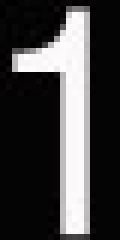
%> input picture 字符模板/1.jpg, 20 x 40 px (shown 6 times larger)
$ octave cutting.m   (GNU Octave 9; MATLAB toolbox functions it lacks are replaced by stand-ins)
%> lines starting %> are read from the running program, lines starting %| are printed output that depends on the picture; in (x1, y1, x2, y2) boxes, pixels count from 0 and x2, y2 are one past the last pixel; in counts of white or black regions, pixels touching at a corner belong together; the program's own positions count from 1
### qiege.m
function e=qiege(d)
[m,n]=size(d);
top=1;bottom=m;left=1;right=n;   % init
while sum(d(top,:))==0 && top<=m
    top=top+1;
end
while sum(d(bottom,:))==0 && bottom>=1
    bottom=bottom-1;
end
while sum(d(:,left))==0 && left<=n
    left=left+1;
end
while sum(d(:,right))==0 && right>=1
    right=right-1;
end
dd=right-left;
hh=bottom-top;
e=imcrop(d,[left top dd hh]);

### cutting.m
%清空命令窗口的所有输入和输出
close all
clc

%读取一个定位后的车牌图像
[filename,filepath]=uigetfile('.jpg','请输入一个定位后的车牌图像');
%> the answer given: 字符模板/1.jpg
%拼接filepath和filename得到完整的文件名
file=strcat(filepath,filename);


%读取车牌图像
a=imread(file);
%> a is the input picture: size 40x20x3 uint8; mean R, G, B 66.1, 65.2, 65.7
%显示原始的车牌图像
%figure(1),subplot(3,2,1),imshow(a);title('原始定位后的车牌图像');


%将彩色图像转换为灰度图像
b=rgb2gray(a);
%展示车牌灰度图像
%figure(1),imshow(b);title('车牌灰度图像');


%将灰度图像转换为二值图像
g_max=double(max(max(b)));
%> g_max = 254
g_min=double(min(min(b)));
%> g_min = 0
%T表示二值化的阈值
T=round(g_max-(g_max-g_min)/3);
%> T = 169
%将I1的尺寸信息存储到m和n中，m表示行数，n表示列数
[m,n]=size(b);
%> m = 40; n = 20
%灰度图像的二值化
c=(double(b)>=T);
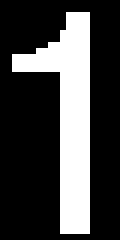
%> c: size 40x20 logical (shown 6 times larger); 26.5% white; 1 white region, box (x1, y1, x2, y2) and area: (2, 2, 15, 39) 212
%显示车牌图像的均值滤波前的二值图像
%figure(1),imshow(c);title('均值滤波前的二值图像');

%对二值图像进行均值滤波
%滤波算子，average为算子的类型，3为对应的参数
h=fspecial('average',3);
%进行均值滤波
d=im2bw(round(filter2(h,c)));
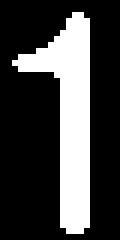
%> d: size 40x20 logical (shown 6 times larger); 26% white; 1 white region, box (x1, y1, x2, y2) and area: (2, 2, 15, 39) 208
%显示车牌图像的均值滤波后的二值图像
%figure(1),imshow(d);title('均值滤波后的二值图像');


% 对图像进行膨胀或腐蚀操作单位矩阵
se=eye(2);
%将I3的尺寸信息存储到m和n中，m表示行数，n表示列数
[m,n]=size(d);
%计算二值图像的总面积
if bwarea(d)/m/n>=0.365
    %腐蚀图像
    I3=imerode(d,se);
elseif bwarea(d)/m/n<=0.235
    %膨胀图像
    I3=imdilate(d,se);
end
%展示膨胀或腐蚀后的图像
%figure(1),imshow(d);title('膨胀或腐蚀处理后的图像');

%字符切割
% 寻找连续有文字的块，若长度大于某阈值，则认为该块有两个字符组成，需要分割
d=qiege(d);
%> the loop in qiege, `while sum(d(top,:))==0 && top<=m` made 2 passes
%> top on passes 1 to 2: 2, 3
%> the loop in qiege, `while sum(d(bottom,:))==0 && bottom>=1` made 1 pass
%> bottom on pass 1: 39
%> the loop in qiege, `while sum(d(:,left))==0 && left<=n` made 2 passes
%> the loop in qiege, `while sum(d(:,right))==0 && right>=1` made 5 passes
%> right on passes 1 to 5: 19, 18, 17, 16, 15
%> in qiege, `dd=right-left;`: dd = 12
%> in qiege, `hh=bottom-top;`: hh = 36
%将I1的尺寸信息存储到m和n中，m表示行数，n表示列数
[m,n]=size(d);
%> m = 37; n = 13
%figure(2),subplot(2,1,1),imshow(d),title(n)
k1=1;
k2=1;
s=sum(d);
%> s = [1 3 3 3 4 4 5 7 33 36 37 37 35]
j=1;
while j~=n
    while s(j)==0
        j=j+1;
    end
    k1=j;
    while s(j)~=0 && j<=n-1
        j=j+1;
    end
    k2=j-1;
    if k2-k1>=round(n/6.5)
        [val,num]=min(sum(d(:,[k1+5:k2-5])));
        % 分割
        d(:,k1+num+5)=0;
    end
end
%> this loop made 1 pass
%> (k1, k2, val, num) on pass 1: (1, 12, 4, 1)
%> after the loop, j = 13


% 再切割
d=qiege(d);
% 切割出 7 个字符
y1=10;
y2=0.25;
flag=0;
word1=[];
while flag==0
    [m,n]=size(d);
    left=1;
    wide=0;
%> (the run ends here)

$ run again, on 字符模板/4.jpg
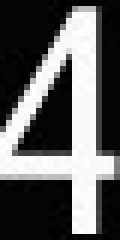
%> input picture 字符模板/4.jpg, 20 x 40 px (shown 6 times larger)
%> a is the input picture: size 40x20x3 uint8; mean R, G, B 95.6, 94.6, 95.1
%> g_max = 254
%> g_min = 0
%> T = 169
%> `c=(double(b)>=T);`:
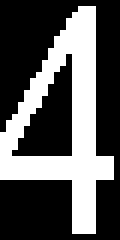
%> c: size 40x20 logical (shown 6 times larger); 35.1% white; 1 white region, box (x1, y1, x2, y2) and area: (0, 1, 19, 39) 281
%> `d=im2bw(round(filter2(h,c)));`:
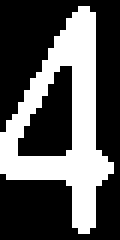
%> d: size 40x20 logical (shown 6 times larger); 35.2% white; 1 white region, box (x1, y1, x2, y2) and area: (0, 1, 19, 39) 282
%> the loop in qiege, `while sum(d(top,:))==0 && top<=m` made 1 pass
%> top on pass 1: 2
%> the loop in qiege, `while sum(d(bottom,:))==0 && bottom>=1` made 1 pass
%> bottom on pass 1: 39
%> after the loop in qiege, `while sum(d(:,left))==0 && left<=n`: left = 1
%> the loop in qiege, `while sum(d(:,right))==0 && right>=1` made 1 pass
%> right on pass 1: 19
%> dd = 18
%> hh = 37
%> s = 19 values, max 38 at index 14, min 2 at index 19, mean 14.84
%> the loop `while j~=n` made 1 pass
%> (k1, k2, val, num) on pass 1: (1, 18, 10, 1)
%> after the loop `while j~=n`: j = 19

$ run again, on 字符模板/5.jpg
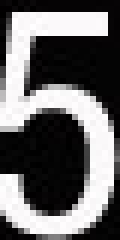
%> input picture 字符模板/5.jpg, 20 x 40 px (shown 6 times larger)
%> a is the input picture: size 40x20x3 uint8; mean R, G, B 105.7, 104.4, 105
%> g_max = 255
%> g_min = 0
%> T = 170
%> `c=(double(b)>=T);`:
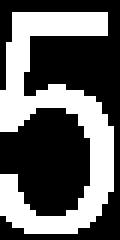
%> c: size 40x20 logical (shown 6 times larger); 38.6% white; 1 white region, box (x1, y1, x2, y2) and area: (0, 2, 19, 39) 309
%> d: size 40x20 logical; 38.4% white; 1 white region, box (x1, y1, x2, y2) and area: (0, 2, 19, 39) 307
%> `I3=imerode(d,se);`:
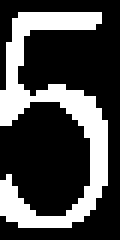
%> I3: size 40x20 logical (shown 6 times larger); 29% white; 1 white region, box (x1, y1, x2, y2) and area: (0, 2, 18, 38) 232
%> the loop in qiege, `while sum(d(top,:))==0 && top<=m` made 2 passes
%> top on passes 1 to 2: 2, 3
%> the loop in qiege, `while sum(d(bottom,:))==0 && bottom>=1` made 1 pass
%> bottom on pass 1: 39
%> after the loop in qiege, `while sum(d(:,left))==0 && left<=n`: left = 1
%> the loop in qiege, `while sum(d(:,right))==0 && right>=1` made 1 pass
%> right on pass 1: 19
%> dd = 18
%> hh = 36
%> s = 19 values, max 27 at index 3, min 10 at index 7, mean 16.16
%> the loop `while j~=n` made 1 pass
%> (k1, k2, val, num) on pass 1: (1, 18, 10, 2)
%> after the loop `while j~=n`: j = 19

$ run again, on 字符模板/D.jpg
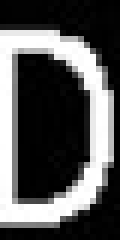
%> input picture 字符模板/D.jpg, 20 x 40 px (shown 6 times larger)
%> a is the input picture: size 40x20x3 uint8; min 0, max 255, mean 85.7
%> g_max = 255
%> g_min = 0
%> T = 170
%> `c=(double(b)>=T);`:
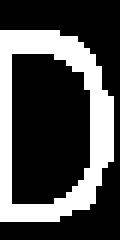
%> c: size 40x20 logical (shown 6 times larger); 30.1% white; 1 white region, box (x1, y1, x2, y2) and area: (0, 5, 19, 37) 241
%> `d=im2bw(round(filter2(h,c)));`:
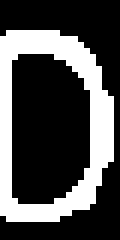
%> d: size 40x20 logical (shown 6 times larger); 30.2% white; 1 white region, box (x1, y1, x2, y2) and area: (0, 5, 19, 37) 242
%> the loop in qiege, `while sum(d(top,:))==0 && top<=m` made 5 passes
%> the loop in qiege, `while sum(d(bottom,:))==0 && bottom>=1` made 3 passes
%> bottom on passes 1 to 3: 39, 38, 37
%> after the loop in qiege, `while sum(d(:,left))==0 && left<=n`: left = 1
%> the loop in qiege, `while sum(d(:,right))==0 && right>=1` made 1 pass
%> right on pass 1: 19
%> dd = 18
%> hh = 31
%> s = 19 values, max 32 at index 2, min 7 at index 4, mean 12.74
%> the loop `while j~=n` made 1 pass
%> (k1, k2, val, num) on pass 1: (1, 18, 7, 1)
%> after the loop `while j~=n`: j = 19
